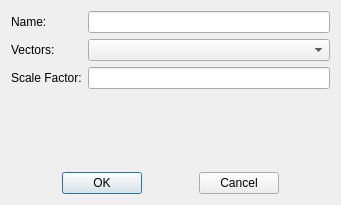
<?xml version="1.0" encoding="UTF-8"?>
<ui version="4.0">
 <class>DeformDialog</class>
 <widget class="QDialog" name="DeformDialog">
  <property name="geometry">
   <rect>
    <x>0</x>
    <y>0</y>
    <width>341</width>
    <height>205</height>
   </rect>
  </property>
  <property name="windowTitle">
   <string>Dialog</string>
  </property>
  <layout class="QGridLayout" name="gridLayout">
   <item row="0" column="0">
    <widget class="QLabel" name="label">
     <property name="text">
      <string>Name:</string>
     </property>
    </widget>
   </item>
   <item row="0" column="1">
    <widget class="QLineEdit" name="lineEdit_Name"/>
   </item>
   <item row="1" column="0">
    <widget class="QLabel" name="label_2">
     <property name="text">
      <string>Vectors:</string>
     </property>
    </widget>
   </item>
   <item row="1" column="1">
    <widget class="QComboBox" name="comboBox_Vectors"/>
   </item>
   <item row="2" column="0">
    <widget class="QLabel" name="label_3">
     <property name="text">
      <string>Scale Factor:</string>
     </property>
    </widget>
   </item>
   <item row="2" column="1">
    <widget class="Comp::FITKSciNotationLineEdit" name="lineEdit_ScaleFactor">
     <property name="text">
      <string/>
     </property>
    </widget>
   </item>
   <item row="3" column="1">
    <spacer name="verticalSpacer">
     <property name="orientation">
      <enum>Qt::Vertical</enum>
     </property>
     <property name="sizeHint" stdset="0">
      <size>
       <width>20</width>
       <height>75</height>
      </size>
     </property>
    </spacer>
   </item>
   <item row="4" column="0" colspan="2">
    <layout class="QHBoxLayout" name="horizontalLayout">
     <item>
      <spacer name="horizontalSpacer_2">
       <property name="orientation">
        <enum>Qt::Horizontal</enum>
       </property>
       <property name="sizeHint" stdset="0">
        <size>
         <width>40</width>
         <height>20</height>
        </size>
       </property>
      </spacer>
     </item>
     <item>
      <widget class="QPushButton" name="pushButton_OK">
       <property name="text">
        <string>OK</string>
       </property>
      </widget>
     </item>
     <item>
      <spacer name="horizontalSpacer">
       <property name="orientation">
        <enum>Qt::Horizontal</enum>
       </property>
       <property name="sizeHint" stdset="0">
        <size>
         <width>40</width>
         <height>20</height>
        </size>
       </property>
      </spacer>
     </item>
     <item>
      <widget class="QPushButton" name="pushButton_Cancel">
       <property name="text">
        <string>Cancel</string>
       </property>
      </widget>
     </item>
     <item>
      <spacer name="horizontalSpacer_3">
       <property name="orientation">
        <enum>Qt::Horizontal</enum>
       </property>
       <property name="sizeHint" stdset="0">
        <size>
         <width>40</width>
         <height>20</height>
        </size>
       </property>
      </spacer>
     </item>
    </layout>
   </item>
  </layout>
 </widget>
 <customwidgets>
  <customwidget>
   <class>Comp::FITKSciNotationLineEdit</class>
   <extends>QLineEdit</extends>
   <header>FITK_Component/FITKWidget/FITKSciNotationLineEdit.h</header>
  </customwidget>
 </customwidgets>
 <resources/>
 <connections/>
</ui>
